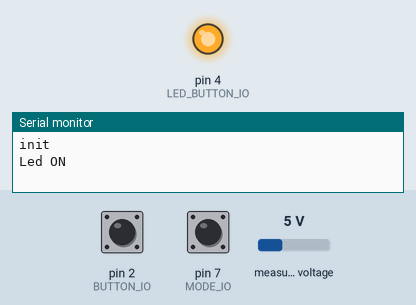
The sketch below on a simulated Arduino Nano, built for the host (arithmetic inside an expression is 32-bit, double 64-bit). On the bench: output pins drawn as LEDs (lit = HIGH), the last lines printed to the serial monitor. The inputs (shaded band) are chosen by the test bench; at power-on: pin 2 (BUTTON_IO) HIGH, pin 7 (MODE_IO) HIGH, measured voltage 5 V. Pins used as bus, display or sensor lines are not drawn.

Above: at 1.3 s.
1.4 s: pin 2 (BUTTON_IO) pulled LOW for 0.15 s
At 2.4 s:
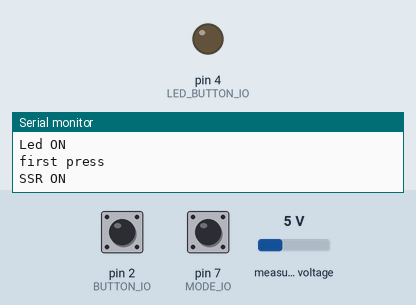
Timing chart, 0 to 4.4 s (numbered marks = the images above; inputs shaded):
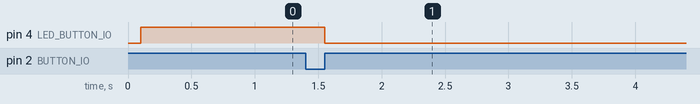

The sketch:

SSR_n_button_n_ina226.ino
```cpp
#include <Arduino.h>
#include <Wire.h>
#include <INA226_WE.h>

/*
*==========Arduino Nano pinout======
 *                            _______
 *                       TXD-|       |-Vin
 *                       RXD-|       |-Gnd
 *                       RST-|       |-RST
 *                       GND-|       |-+5V
 *             BUTTON_IO  D2-|       |-A7
 *                        D3-|       |-A6
 *         LED_BUTTON_IO  D4-|       |-A5    SCL
 *                        D5-|       |-A4    SDA
 *                        D6-|       |-A3    Vc
 *           Manual/AUTO  D7-|       |-A2
 *                        D8-|       |-A1
 *                        D9-|       |-A0
 *                       D10-|       |-Ref
 *                  SSR  D11-|       |-3.3V
 *                       D12-|       |-D13
 *                            --USB--
 */
#define BAUDRATE (115200)
#define I2C_ADDRESS 0x40
INA226_WE ina226 = INA226_WE(I2C_ADDRESS);
////////////  I/O   ////////////
#define BUTTON_IO       2
#define LED_BUTTON_IO   4
#define SSR             11  //
#define MODE_IO         7  // Manual/AUTO

////////Button ///////
bool buttonPressed = LOW;
bool check = LOW;
bool first_press = true;
bool first_led_on = true;
const int BOUNCE_TIME = 50;
const bool MANUAL = true;
bool first_session = true;
//////// SSR ///////
long timer_ssr_on = 0;
long timer_ssr_off = 0;
const uint32_t SSR_ON = 60000;
const long SSR_OFF = 10000;


///////// INA226 ///////////
const int ERROR_CURRENT_DELAY = 2000;
const float R_SHUNT_OHMS = 0.00215f;    // ex: 2 mΩ
const float I_RANGE_A    = 20.0f;      // ex: tu veux mesurer jusqu’à ~10 A
const float CURRENT_SYSTEM = 2.5;
int current_flag;
float current;

bool PRESS_BUTTON() {
  // Check if the button is pressed
  if (digitalRead(BUTTON_IO) == LOW && check == LOW) {
     //Serial.println("press :");
     check = HIGH;         // Mark that the button is being pressed
    delay(BOUNCE_TIME); // Apply debounce delay
  }

  // Check if the button is released
  if (digitalRead(BUTTON_IO) == HIGH && check == HIGH) {
    //Serial.println("unpress");
    check = LOW;  // Reset the state for the next button press
    return HIGH;  // Indicate that the button was successfully pressed and released
  }
  return LOW; // Return false if the button is not in the desired state
}


bool init_current_sensor(){
  Wire.begin();
  if(!ina226.init()){
     Serial.println("No communication with the current sensor");
     return false;
  }
  ina226.setResistorRange(R_SHUNT_OHMS,I_RANGE_A); // choose resistor 5 mOhm and gain range up to 10 A
  return true;
}

int current_valid(){
  ina226.readAndClearFlags();
  current = ina226.getCurrent_A();

  if (ina226.getI2cErrorCode() != 0) {
      return 0;
      delay(200);
    }

  if (current > CURRENT_SYSTEM){
    return 1;
  }
  return 2;
}

void reset_session(){
  Serial.println("\nCurrent : " + String(current) + "A");
  Serial.println("Voltage : " + String(ina226.getBusVoltage_V()) + "V\n");

  Serial.println("SSR OFF");
  first_press = true;
  first_led_on = true;
  timer_ssr_off = millis();
  digitalWrite(SSR,LOW);

}

void BLINK_LED_STATE(uint32_t DELAY){
  digitalWrite(LED_BUTTON_IO, HIGH);   // Turn on
  delay(DELAY);
  digitalWrite(LED_BUTTON_IO, LOW);   // Turn off activation LED
  delay(DELAY);
}


void setup() {
  pinMode(LED_BUTTON_IO, OUTPUT);       // Activation indicator LED
  pinMode(SSR, OUTPUT);                 // Activation SSR
  pinMode(BUTTON_IO, INPUT_PULLUP);     // Ignition button (active LOW)
  pinMode(MODE_IO, INPUT_PULLUP);     // Ignition button (active LOW)
  Serial.begin(BAUDRATE);               // Start serial communication
  delay(100);

  if(!init_current_sensor()){
    Serial.println("reset the arduino");
    while(1);
  }

  Serial.println("init");
}


void loop() {

  if(digitalRead(MODE_IO) == MANUAL){
    buttonPressed = PRESS_BUTTON();
  }
  else{
    buttonPressed = true;
  }


  if(millis() - timer_ssr_off > SSR_OFF || first_session){

    if(first_led_on){
      digitalWrite(LED_BUTTON_IO,HIGH);
      first_led_on = false;
      Serial.println("Led ON");
    }

    current_flag = current_valid();//check and print current
    if(current_flag != 2){
      reset_session();
      if(current_flag == 0){
        Serial.println("reset session because No communication with the current sensor");
        Serial.println("reset the arduino");
        while(1){
          BLINK_LED_STATE(ERROR_CURRENT_DELAY);
        }
      }
      if(current_flag == 1){
        Serial.println("reset session because over current");
      }
    }

    if(buttonPressed && first_press){
      first_session = false;
      Serial.println("first press");
      Serial.println("SSR ON");

      digitalWrite(LED_BUTTON_IO,LOW);
      delay(10);
      digitalWrite(SSR,HIGH);
      delay(1000);
      Serial.println("\nCurrent : " + String(ina226.getCurrent_A()) + "A");
      Serial.println("Voltage : " + String(ina226.getBusVoltage_V()) + "V\n");
      first_press = LOW;
      timer_ssr_on = millis();
    }


    if(millis() - timer_ssr_on > SSR_ON && first_press == false){
      reset_session();

    }

  }


}
```

Measured:
- after the input at 1.4 s, pin 4 (LED_BUTTON_IO): HIGH → LOW after 0.15 s
